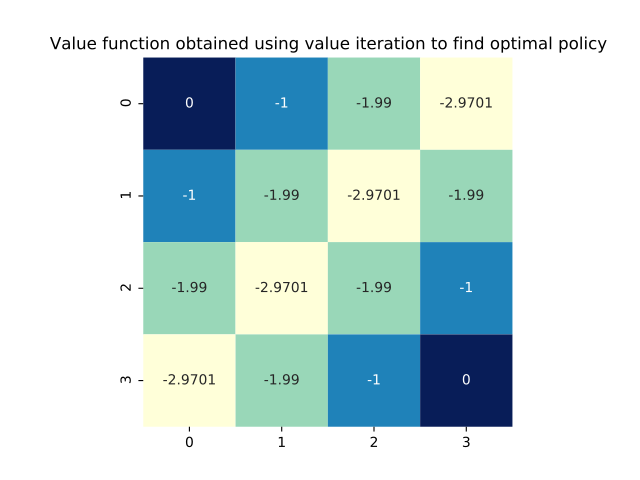

Reproduce this figure in Python.
"""
This file may not be shared/redistributed without permission. Please read copyright notice in the git repo. If this file contains other copyright notices disregard this text.
"""
import matplotlib.pyplot as plt
from collections import defaultdict
import numpy as np
from irlc.ex09.policy_evaluation import qs_
from irlc import savepdf

def value_iteration(mdp, gamma=.99, theta=0.0001, max_iters=10 ** 6, verbose=False):
    V = defaultdict(lambda: 0)  # value function
    for i in range(max_iters):
        delta = 0
        for s in mdp.nonterminal_states:
            v = V[s]
            V[s] = max(qs_(mdp, s, gamma, V).values())
            delta = max(delta, abs(v - V[s]))
            # raise NotImplementedError("")
        if verbose:
            print(i, delta)
        if delta < theta:
            break
    pi = values2policy(mdp, V, gamma)
    return pi, V

def values2policy(mdp, V, gamma):
    pi = {}
    for s in mdp.nonterminal_states:
        # Create the policy here. pi[s] = a is the action to be taken in state s.
        # You can use the qs_ helper function to simplify things and perhaps
        # re-use ideas from the dp.py problem from week 2.
        Qs = qs_(mdp, s, gamma, V)
        pi[s] = max(Qs, key=lambda a: Qs[a])
        # raise NotImplementedError("")
    return pi

if __name__ == "__main__":
    import seaborn as sns
    from irlc.ex09.small_gridworld import SmallGridworldMDP, plot_value_function
    env = SmallGridworldMDP()
    policy, v = value_iteration(env, gamma=0.99, theta=1e-6)
    plot_value_function(env, v)

    plt.title("Value function obtained using value iteration to find optimal policy")
    savepdf("value_iteration")
    plt.show()
